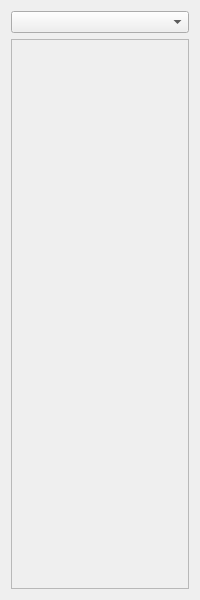
<?xml version="1.0" encoding="UTF-8"?>
<ui version="4.0">
 <class>SidePanel</class>
 <widget class="QWidget" name="SidePanel">
  <property name="geometry">
   <rect>
    <x>0</x>
    <y>0</y>
    <width>200</width>
    <height>600</height>
   </rect>
  </property>
  <layout class="QVBoxLayout" name="verticalLayout">
   <item>
    <widget class="QComboBox" name="comboBox_filter"/>
   </item>
   <item>
    <widget class="QScrollArea" name="scrollArea">
     <property name="widgetResizable">
      <bool>true</bool>
     </property>
     <widget class="QWidget" name="scrollAreaWidgetContents">
      <layout class="QVBoxLayout" name="scrollAreaLayout"/>
     </widget>
    </widget>
   </item>
  </layout>
 </widget>
 <resources/>
 <connections/>
</ui>
